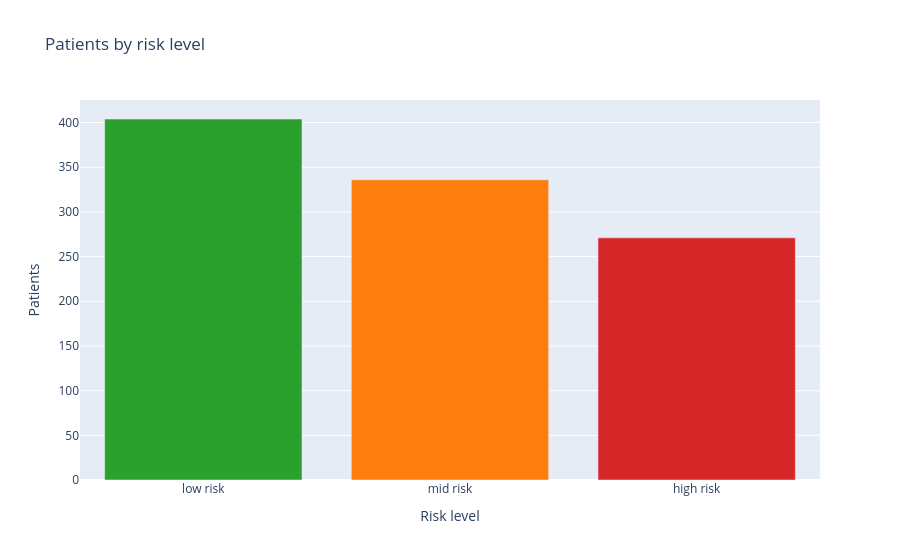

This figure's notebook cell:
### Markdown cell above
## Risk level distribution

Most patients are labelled low risk, but a meaningful share fall into mid and high
risk — enough to make the comparisons below worthwhile.

### Code cell
counts = df.RiskLevel.value_counts().reindex(RISK_ORDER)
fig = px.bar(
    x=counts.index, y=counts.values, color=counts.index,
    color_discrete_map={"low risk": "#2ca02c", "mid risk": "#ff7f0e", "high risk": "#d62728"},
    labels={"x": "Risk level", "y": "Patients"},
    title="Patients by risk level",
)
fig.update_layout(showlegend=False)
fig.show()

### Figure 1 — Plotly figure (JSON) as saved in the notebook; plotly's stock layout.template omitted (floating-point values rounded to 4 significant figures)
{"data": [{"hovertemplate": "color=low risk<br>Risk level=%{x}<br>Patients=%{y}<extra></extra>", "legendgroup": "low risk", "marker": {"color": "#2ca02c", "pattern": {"shape": ""}}, "name": "low risk", "orientation": "v", "showlegend": true, "textposition": "auto", "type": "bar", "x": ["low risk"], "xaxis": "x", "y": [404], "yaxis": "y"}, {"hovertemplate": "color=mid risk<br>Risk level=%{x}<br>Patients=%{y}<extra></extra>", "legendgroup": "mid risk", "marker": {"color": "#ff7f0e", "pattern": {"shape": ""}}, "name": "mid risk", "orientation": "v", "showlegend": true, "textposition": "auto", "type": "bar", "x": ["mid risk"], "xaxis": "x", "y": [336], "yaxis": "y"}, {"hovertemplate": "color=high risk<br>Risk level=%{x}<br>Patients=%{y}<extra></extra>", "legendgroup": "high risk", "marker": {"color": "#d62728", "pattern": {"shape": ""}}, "name": "high risk", "orientation": "v", "showlegend": true, "textposition": "auto", "type": "bar", "x": ["high risk"], "xaxis": "x", "y": [271], "yaxis": "y"}], "layout": {"barmode": "relative", "legend": {"title": {"text": "color"}, "tracegroupgap": 0}, "showlegend": false, "title": {"text": "Patients by risk level"}, "xaxis": {"anchor": "y", "domain": [0.0, 1.0], "title": {"text": "Risk level"}}, "yaxis": {"anchor": "x", "domain": [0.0, 1.0], "title": {"text": "Patients"}}}}
